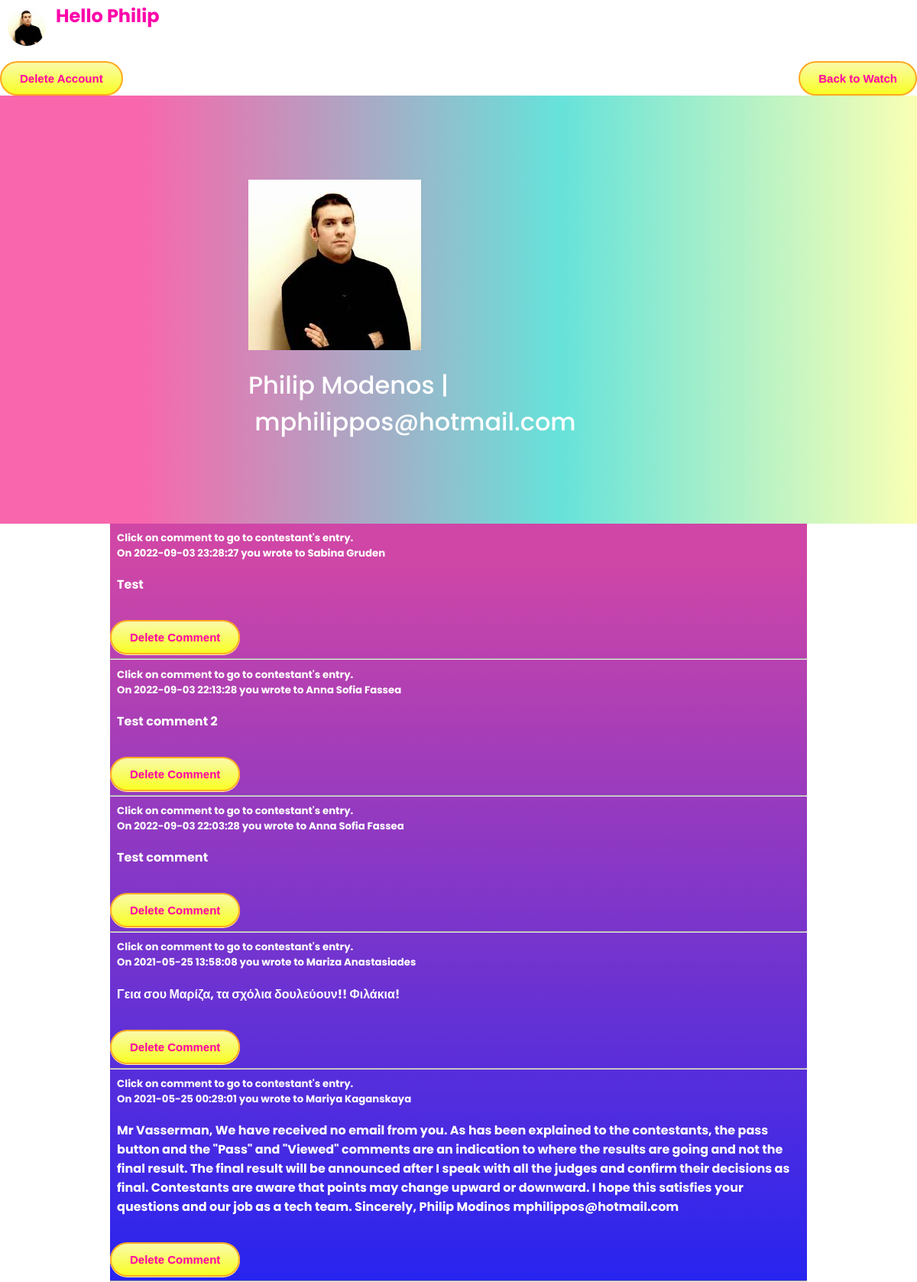
Page /2user.php (signed in) on the committed database.
### tables this page shows
CREATE TABLE `user` (
  `userID` int(11) NOT NULL,
  `firstName` varchar(100) NOT NULL,
  `lastName` varchar(100) NOT NULL,
  `email` varchar(50) NOT NULL,
  `password` varchar(255) NOT NULL,
  `profileImage` varchar(255) DEFAULT NULL,
  `registerDate` datetime NOT NULL
);

CREATE TABLE `comments` (
  `id` int(11) NOT NULL,
  `userID` int(11) NOT NULL,
  `applicID` int(11) NOT NULL,
  `comment` mediumtext NOT NULL,
  `createdOn` datetime NOT NULL
);

CREATE TABLE `applicants2` (
  `appID` int(11) NOT NULL,
  `first_name` varchar(50) DEFAULT NULL,
  `last_name` varchar(50) DEFAULT NULL,
  `email` varchar(50) DEFAULT NULL,
  `voice_type` varchar(50) NOT NULL,
  `photo` varchar(500) NOT NULL,
  `biog` varchar(500) NOT NULL,
  `link_of_video1` varchar(500) NOT NULL,
  `link_of_video2` varchar(500) NOT NULL,
  `like_count` int(11) NOT NULL,
  `dislike_count` int(11) NOT NULL
);

### helper.php (called while the page is built, shortened)
<?php
function get_user_info($con, $userID){
    $query = "SELECT firstName, lastName, email, profileImage FROM user WHERE userID=?";
    $q = mysqli_stmt_init($con);
    mysqli_stmt_prepare($q, $query);
    mysqli_stmt_bind_param($q, 'i', $userID);
    mysqli_stmt_execute($q);
    $result = mysqli_stmt_get_result($q);
    $row = mysqli_fetch_array($result);
    return empty($row) ? false : $row;
}

### 2user.php (the view, shortened to what this page needs)
<?php
$loggedIn = false;
include ('helper.php');
include ('mysqli_connect.php');
if (isset($_SESSION['loggedIn']) && isset($_SESSION['userID'])) {
    $loggedIn = true;
    $user = get_user_info($con, $_SESSION['userID']);
}
?>
<!DOCTYPE html>
<html lang="en">
<head>
    <link rel="stylesheet" href="vote.css">
</head>
<body>
<section>
      <div class="crop">
      <img src="<?php echo isset($user['profileImage']) ? $user['profileImage'] : 'img/beard.png'; ?>" alt="">
            </div>
    <div class="user">
      <?php
      if (!$loggedIn)
          echo '<h3>You are not logged in!</h3>';
      else
          echo '<h3>Hello '.$_SESSION['firstName'].' </h3>'
      ?>
</div>
</section>
<div class="back"> <a href="2watch.php">Back to Watch</a> </div>
<div class='delete'><a href='deleteuser.php?userID=<?php echo $_SESSION['userID']?>' class="confirmation">Delete Account</a></div>
<?php
$userID = $_SESSION['userID'];
$sql = "SELECT * FROM user WHERE userID = $userID";
$result = mysqli_query($con, $sql);
$queryResults = mysqli_num_rows($result);
if($queryResults > 0) {
  while ($row = mysqli_fetch_assoc($result))
  { ?>
    <div class="banner">
        <div class="content">
          <img src="<?php echo isset($user['profileImage']) ? $user['profileImage'] : 'img/beard.png';?>" alt="Profile Image">
          <?php echo "
          <h2>".$row['firstName']."&nbsp;".$row['lastName']."&nbsp;|&nbsp;".$row['email']."</h2>";?>
          </div> <br> <br>
      </div>
      <?php }} ?>
      <div class="commentsout">
<?php
$userID = $_SESSION['userID'];
$sql = "SELECT * FROM comments INNER JOIN applicants2 ON comments.applicID = applicants2.appID WHERE userID = '$userID' ORDER BY comments.id DESC";
$result = mysqli_query($con, $sql);
$queryResults = mysqli_num_rows($result);
if($queryResults > 0) {
    while ($row = mysqli_fetch_assoc($result)) {
      echo "<a style='text-decoration: none;' href='2vote.php?appID=".$row['appID']."&first_name=".$row['first_name']."&last_name=".$row['last_name']."&voice_type=".$row['voice_type']."'>
      <div class='reviewinfo'>
      <h5> Click on comment to go to contestant's entry.<br>On&nbsp;".$row['createdOn']."&nbsp;you&nbsp;wrote to&nbsp;".$row['first_name']."&nbsp;".$row['last_name']."<br>
     </h5></div>
     <div class='comment'><h4>".$row['comment']."</h4>
      </div> </a>
      <div class='delete'>
      <a style=''href='deletecomment.php?id=".$row['id']."' class='confirmation'>Delete Comment</a>
      </div><br><br><br>
      <hr>";
}}
 ?>
 </div>
</body>
</html>

### vote.css (style rules this page uses)
* { margin: 0; padding: 0; box-sizing: border-box; font-family: 'Poppins', sans-serif; }
body { background: url(img/eggpattern.jpg); background-repeat:repeat; background-attachment:fixed; background-position:center; }
section { position: relative; display: flex; max-width: 1200px; height: 10vh; margin: 0; padding: 0; }
section .user h3 { background: white; border-radius: 30px; font-size: 2vw; padding: 3px; display: block; float: left; color: rgb(255, 0, 170); }
section .crop img { background: white; height: 50px; width: 50px; margin: 10px; object-fit: cover; border-radius: 50%; display: block; float: left; }
.back { position: relative; float: right; }
.back a { box-shadow: 0px 1px 0px 0px #fff6af; background:linear-gradient(to bottom, #fafaa3 5%, #f8ff24 100%); background-color:#fafaa3; border-radius:24px; border:2px solid #ffaa22; display:inline-block; cursor:pointer; color:#ff00ae; font-family:Arial; font-size:15px; font-weight:bold; padding:12px 24px; text-decoration:none; text-shadow:0px 1px 0px #ffe524; }
.delete { position: absolute; }
.delete a { box-shadow: 0px 1px 0px 0px #fff6af; background:linear-gradient(to bottom, #fafaa3 5%, #f8ff24 100%); background-color:#fafaa3; border-radius:24px; border:2px solid #ffaa22; display:inline-block; cursor:pointer; color:#ff00ae; font-family:Arial; font-size:15px; font-weight:bold; padding:12px 24px; text-decoration:none; text-shadow:0px 1px 0px #ffe524; }
.banner { position: relative; width: 100%; min-height: 70vh; background: rgb(245,0,117); background: linear-gradient(90deg, rgba(245,0,117,0.6) 15%, rgba(0,207,193,0.6) 61%, rgba(246,255,130,0.6) 100%); filter: blur(80%); display: flex; justify-content: center; align-items: center; }
.banner .content { max-width: 550px; }
.banner .content img { max-width: 100%; margin-bottom: 15px; }
.banner .content h2 { color: #fff; font-weight: 500; font-size: 2em; }
.commentsout { margin-left: 12%; width: 76%; background:linear-gradient(to bottom, #cf46a6 5%, #2724f0 100%); background-color:#e2cdcd; }
.reviewinfo h5, h4 { padding: 1%; color: #fff; }

### rows in the picture
user: profileImage (picture), firstName "Philip", lastName "Modenos", email "mphilippos@hotmail.com"
comments: createdOn "2022-09-03 23:28:27", applicants2.first_name "Sabina", applicants2.last_name "Gruden", comment "Test"
comments: createdOn "2022-09-03 22:13:28", applicants2.first_name "Anna Sofia", applicants2.last_name "Fassea", comment "Test comment 2"
comments: createdOn "2022-09-03 22:03:28", applicants2.first_name "Anna Sofia", applicants2.last_name "Fassea", comment "Test comment"
comments: createdOn "2021-05-25 13:58:08", applicants2.first_name "Mariza", applicants2.last_name "Anastasiades", comment "Γεια σου Μαρίζα, τα σχόλια δουλεύουν!! Φιλάκια!"
comments: createdOn "2021-05-25 00:29:01", applicants2.first_name "Mariya", applicants2.last_name "Kaganskaya", comment "Mr Vasserman, We have received no email from you. As has been explained to the contestants, the pass button and the \"Pass\" and \"Viewed\" comments are an indication to where the results are going and not the final result. The final result will be announced after I speak with all the judges and confirm their decisions as final. Contestants are aware that points may change upward or downward. I hope this satisfies your questions and our job as a tech team. Sincerely, Philip Modinos mphilippos@hotmail.com"

### other values in the picture
$_SESSION['firstName'] "Philip"
